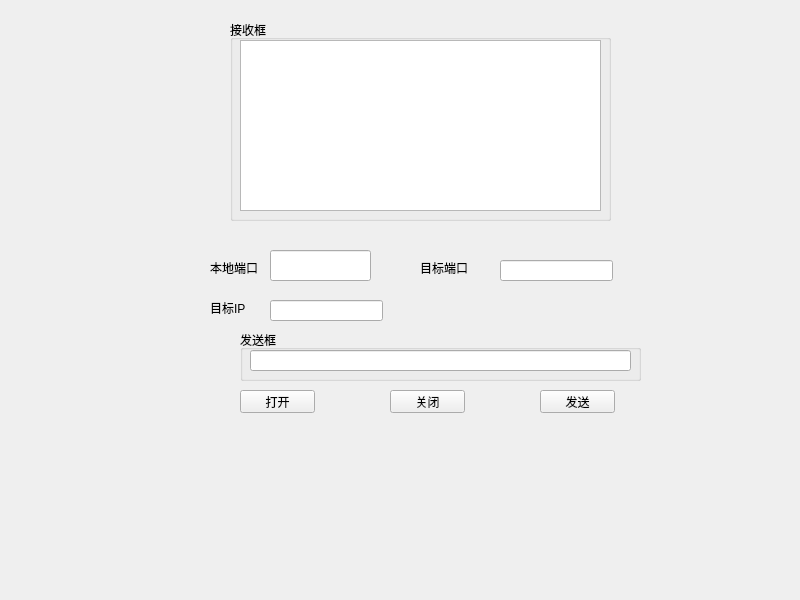
<?xml version="1.0" encoding="UTF-8"?>
<ui version="4.0">
 <class>Widget</class>
 <widget class="QWidget" name="Widget">
  <property name="geometry">
   <rect>
    <x>0</x>
    <y>0</y>
    <width>800</width>
    <height>600</height>
   </rect>
  </property>
  <property name="windowTitle">
   <string>Widget</string>
  </property>
  <widget class="QGroupBox" name="groupBox">
   <property name="geometry">
    <rect>
     <x>230</x>
     <y>20</y>
     <width>381</width>
     <height>201</height>
    </rect>
   </property>
   <property name="title">
    <string>接收框</string>
   </property>
   <widget class="QPlainTextEdit" name="recvTextEdit">
    <property name="geometry">
     <rect>
      <x>10</x>
      <y>20</y>
      <width>361</width>
      <height>171</height>
     </rect>
    </property>
   </widget>
  </widget>
  <widget class="QLineEdit" name="objectEdit">
   <property name="geometry">
    <rect>
     <x>500</x>
     <y>260</y>
     <width>113</width>
     <height>21</height>
    </rect>
   </property>
  </widget>
  <widget class="QLineEdit" name="objectipEdit">
   <property name="geometry">
    <rect>
     <x>270</x>
     <y>300</y>
     <width>113</width>
     <height>21</height>
    </rect>
   </property>
  </widget>
  <widget class="QLabel" name="label">
   <property name="geometry">
    <rect>
     <x>210</x>
     <y>260</y>
     <width>53</width>
     <height>15</height>
    </rect>
   </property>
   <property name="text">
    <string>本地端口</string>
   </property>
  </widget>
  <widget class="QLabel" name="label_2">
   <property name="geometry">
    <rect>
     <x>420</x>
     <y>260</y>
     <width>53</width>
     <height>15</height>
    </rect>
   </property>
   <property name="text">
    <string>目标端口</string>
   </property>
  </widget>
  <widget class="QLabel" name="label_3">
   <property name="geometry">
    <rect>
     <x>210</x>
     <y>300</y>
     <width>53</width>
     <height>15</height>
    </rect>
   </property>
   <property name="text">
    <string>目标IP</string>
   </property>
  </widget>
  <widget class="QPushButton" name="openButton">
   <property name="geometry">
    <rect>
     <x>240</x>
     <y>390</y>
     <width>75</width>
     <height>23</height>
    </rect>
   </property>
   <property name="text">
    <string>打开</string>
   </property>
  </widget>
  <widget class="QPushButton" name="closeButton">
   <property name="geometry">
    <rect>
     <x>390</x>
     <y>390</y>
     <width>75</width>
     <height>23</height>
    </rect>
   </property>
   <property name="text">
    <string>关闭</string>
   </property>
  </widget>
  <widget class="QPushButton" name="sendButton">
   <property name="geometry">
    <rect>
     <x>540</x>
     <y>390</y>
     <width>75</width>
     <height>23</height>
    </rect>
   </property>
   <property name="text">
    <string>发送</string>
   </property>
  </widget>
  <widget class="QGroupBox" name="groupBox_2">
   <property name="geometry">
    <rect>
     <x>240</x>
     <y>330</y>
     <width>401</width>
     <height>51</height>
    </rect>
   </property>
   <property name="title">
    <string>发送框</string>
   </property>
   <widget class="QLineEdit" name="sendEdit">
    <property name="geometry">
     <rect>
      <x>10</x>
      <y>20</y>
      <width>381</width>
      <height>21</height>
     </rect>
    </property>
   </widget>
  </widget>
  <widget class="QLineEdit" name="localEdit">
   <property name="geometry">
    <rect>
     <x>270</x>
     <y>250</y>
     <width>101</width>
     <height>31</height>
    </rect>
   </property>
   <property name="text">
    <string/>
   </property>
  </widget>
 </widget>
 <resources/>
 <connections/>
</ui>
